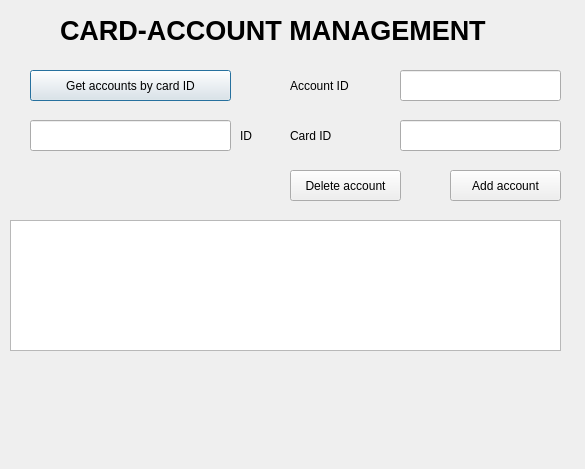
<?xml version="1.0" encoding="UTF-8"?>
<ui version="4.0">
 <class>AccountCardMenu</class>
 <widget class="QDialog" name="AccountCardMenu">
  <property name="geometry">
   <rect>
    <x>0</x>
    <y>0</y>
    <width>585</width>
    <height>469</height>
   </rect>
  </property>
  <property name="windowTitle">
   <string>Dialog</string>
  </property>
  <widget class="QLineEdit" name="textCardIdToShow">
   <property name="geometry">
    <rect>
     <x>30</x>
     <y>120</y>
     <width>201</width>
     <height>31</height>
    </rect>
   </property>
  </widget>
  <widget class="QPushButton" name="btnGetOneRelationById">
   <property name="geometry">
    <rect>
     <x>30</x>
     <y>70</y>
     <width>201</width>
     <height>31</height>
    </rect>
   </property>
   <property name="text">
    <string>Get accounts by card ID</string>
   </property>
  </widget>
  <widget class="QLabel" name="hint1">
   <property name="geometry">
    <rect>
     <x>240</x>
     <y>120</y>
     <width>49</width>
     <height>31</height>
    </rect>
   </property>
   <property name="text">
    <string>ID</string>
   </property>
  </widget>
  <widget class="QLabel" name="labelInfo">
   <property name="geometry">
    <rect>
     <x>10</x>
     <y>400</y>
     <width>551</width>
     <height>41</height>
    </rect>
   </property>
   <property name="text">
    <string/>
   </property>
  </widget>
  <widget class="QLabel" name="hint2">
   <property name="geometry">
    <rect>
     <x>290</x>
     <y>70</y>
     <width>121</width>
     <height>31</height>
    </rect>
   </property>
   <property name="text">
    <string>Account ID</string>
   </property>
  </widget>
  <widget class="QLabel" name="hint3">
   <property name="geometry">
    <rect>
     <x>290</x>
     <y>120</y>
     <width>121</width>
     <height>31</height>
    </rect>
   </property>
   <property name="text">
    <string>Card ID</string>
   </property>
  </widget>
  <widget class="QPushButton" name="btnDeleteRelation">
   <property name="geometry">
    <rect>
     <x>290</x>
     <y>170</y>
     <width>111</width>
     <height>31</height>
    </rect>
   </property>
   <property name="text">
    <string>Delete account</string>
   </property>
  </widget>
  <widget class="QLineEdit" name="textAccountIdToDelete">
   <property name="geometry">
    <rect>
     <x>400</x>
     <y>70</y>
     <width>161</width>
     <height>31</height>
    </rect>
   </property>
  </widget>
  <widget class="QLineEdit" name="textCardIdToDelete">
   <property name="geometry">
    <rect>
     <x>400</x>
     <y>120</y>
     <width>161</width>
     <height>31</height>
    </rect>
   </property>
  </widget>
  <widget class="QTableView" name="tableCardAccounts">
   <property name="geometry">
    <rect>
     <x>10</x>
     <y>220</y>
     <width>551</width>
     <height>131</height>
    </rect>
   </property>
  </widget>
  <widget class="QPushButton" name="btnAddRelation">
   <property name="geometry">
    <rect>
     <x>450</x>
     <y>170</y>
     <width>111</width>
     <height>31</height>
    </rect>
   </property>
   <property name="text">
    <string>Add account</string>
   </property>
  </widget>
  <widget class="QLabel" name="title">
   <property name="geometry">
    <rect>
     <x>60</x>
     <y>10</y>
     <width>511</width>
     <height>41</height>
    </rect>
   </property>
   <property name="font">
    <font>
     <pointsize>20</pointsize>
     <bold>true</bold>
    </font>
   </property>
   <property name="text">
    <string>CARD-ACCOUNT MANAGEMENT</string>
   </property>
  </widget>
 </widget>
 <resources/>
 <connections/>
</ui>
